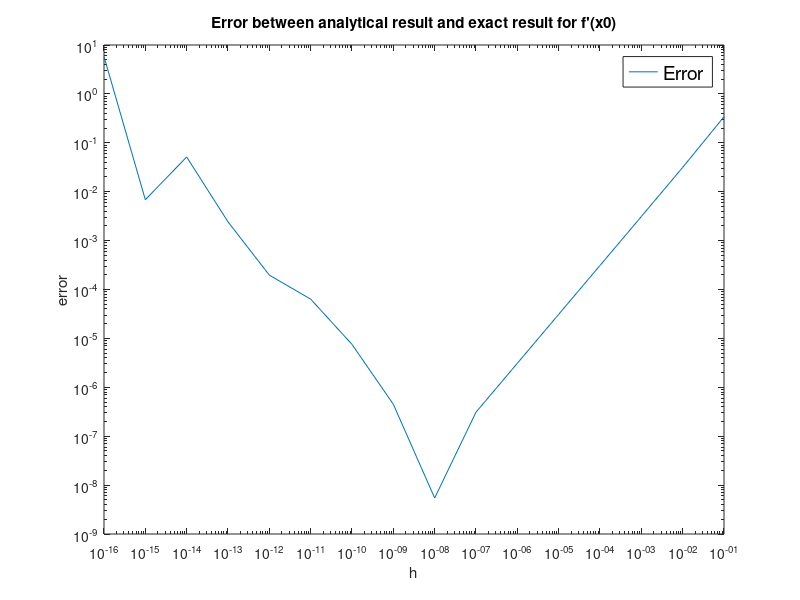

Here is the MATLAB script that generated this plot:
a = (1-1)+10^(-16);
b = 1 - (1+ 10^(-16));

fprintf('%2.20f\n', a);
fprintf('%2.20f\n', b);

%% 
for c = [5, 10, 20]
    e = ones(c);
    x = norm(hilb(c)*(inv(hilb(c))*e)-e);
    y = cond(hilb(c));
    disp('The norm is');
    fprintf('%2.20f\n', x);
    disp('Condition number is');
    fprintf('%2.20f\n', y);
end

%% 
x = pi/4;
fx = exp(x)/((cos(x))^3+(sin(x))^3);
h_vector = [];
error_vector = [];
closest = 100;
for c = 1:16
    h = 10^(-c);
    fh = exp(x+h)/((cos(x+h))^3+(sin(x+h))^3);
    df = (fh-fx)/h;
    h_vector(c) = h;
    dif = abs(df - 3.101766393836051);
    error_vector(c) = dif;
    exact = 3.101766393836051*ones(c);
    if dif <= closest
        closest = dif;
        num = c;
    end
end
disp('The best estimation is when h = 1^(-c), c =');
disp(num);
disp('The error is');
disp(closest);
loglog(h_vector,error_vector);
xlabel('h');
ylabel('error');
title("Error between analytical result and exact result for f'(x0)");
legend({'Error'},'FontSize',14);

